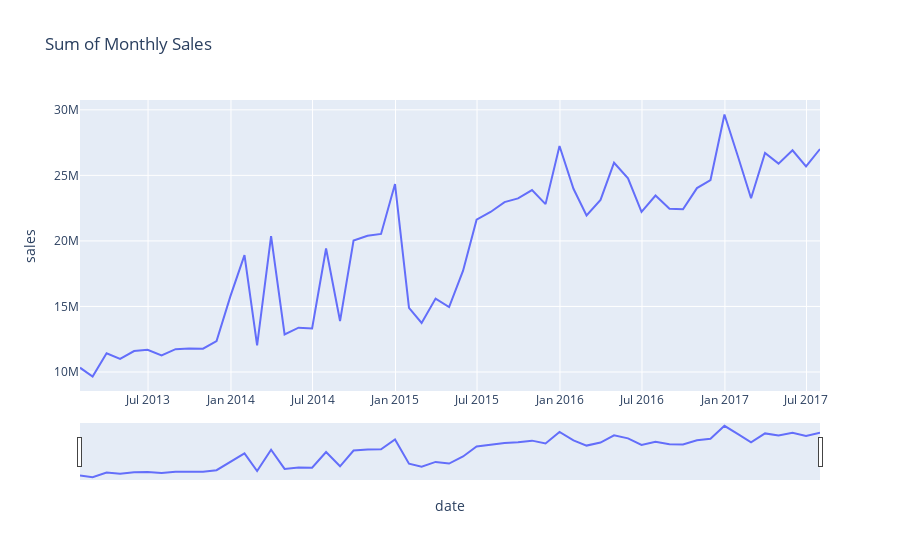

This figure's notebook cell:
### Code cell
fig = px.line(Monthly_sales, x=Monthly_sales.index, y='sales', title='Sum of Monthly Sales')
fig.update_xaxes(rangeslider_visible=True)

fig.show()
